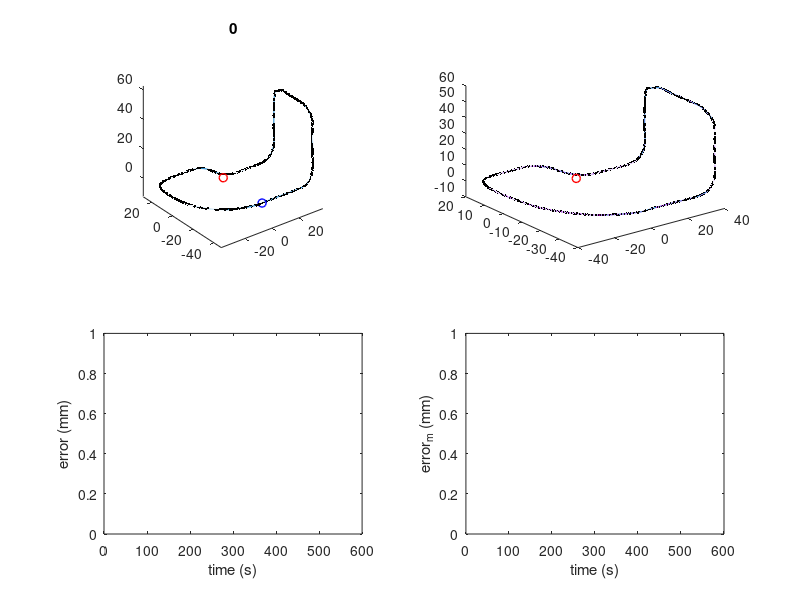

Write the MATLAB code that produced this figure. (Note: this script raises an error after producing the figure.)

% TODO: Loop condition is bad
% only update control points 1x per iteration.

%Z,X,Y
wp = [-37.5000000000000,0,0;-36.5050000000000,0,-8.58000000000000;-32.7890000000000,0,-18.1900000000000;-28.8600000000000,0,-23.9300000000000;-21.7250000000000,0,-30.5660000000000;-12.4100000000000,0,-35.3800000000000;0,0,-37.5000000000000;8.75000000000000,0,-37.5000000000000;11.3200000000000,0,-37.1630000000000;14.9000000000000,0,-35.3800000000000;17.7280000000000,0,-31.9040000000000;18.7500000000000,0,-25.6980000000000;18.7500000000000,0,-18.7500000000000;18.7500000000000,0,-14.0150000000000;18.2850000000000,0,-6.98600000000000;13.4390000000000,0,-1.16800000000000;6.55000000000000,0,0.614000000000000;1.27000000000000,0,5.12200000000000;0,0,12.1430000000000;0,0,23.7500000000000;0,0,27.5000000000000;0,0.874000000000000,31.5800000000000;0,3.80000000000000,35.3400000000000;0,10,37.5000000000000;0,19,37.5000000000000;0,28.8000000000000,37.5000000000000;-0.548000000000000,43.2660000000000,37.5000000000000;-2.92900000000000,47.0710000000000,37.5000000000000;-7.15000000000000,49.5800000000000,37.5000000000000;-11.8160000000000,50,37.5000000000000;-19.6000000000000,50,37.5000000000000;-27.5000000000000,50,37.5000000000000;-31.3200000000000,49.2400000000000,37.5000000000000;-35.4800000000000,46.0270000000000,37.5000000000000;-37.2850000000000,42.0610000000000,37.5000000000000;-37.5000000000000,36.3700000000000,37.5000000000000;-37.5000000000000,19.7500000000000,37.5000000000000;-37.5000000000000,10,37.5000000000000;-37.5000000000000,3.80000000000000,35.3490000000000;-37.5000000000000,0.516000000000000,30.6700000000000;-37.5000000000000,0,20.7190000000000;-37.5000000000000,0,7.89000000000000];
wp = [wp(:,3),wp(:,1),wp(:,2)];
wp(end,:) = wp(1,:); %loop the trajectory
smallnumber = .02;  % make this smaller to get more waypoints
w2o = interp1(1:numel(wp(:,1)),wp,1:smallnumber:numel(wp(:,1)),'spline');

% This while loop evenly spaces the points along the trajectory
w2 = w2o(1:2,:);
c1 = 2;
c2 = 1;
u = [0 0 0];
spacingDist = 0.5; % in mm.  Make smaller to get more points
var = 0.5;
% length = 0;
% for i = 2: size(w2o,1)
%     length = length + norm( w2o(i,:)- w2o(i-1,:) );
% end
% display(length)
% return

while c1< size(w2o,1)
    if norm( w2(c2,:)- w2o(c1,:) ) > spacingDist
        c2=c2+1;
        w2(c2,:) = w2o(c1,:);
    end
    c1=c1+1;
end
w2(c2+1,:)  =  w2(1,:);

% avoid the repeat of the last node
wp = w2(1:end-1,:);
w2ILC = wp;


% model: gravity pulls on our 2nd order system.
x0 = [0,0,0,0,0,0]';  %inital conditions: [x,y,z,vx,vy,vz]

iters = 30000; %control steps
X = repmat(x0, 1,iters); % state

mg = 30; %mm/s^2
Dt = 0.02; %seconds
Kp = 1;
Kd = 0;
Ki = 0;
Drag = 0.9;
Speed  = 100; %mm/s
%learningRate = 0.25;

%%%%%%%%%%%%%% PLOTTING
figure(1);clf
subplot(2,2,1);
plot3(w2(:,1),w2(:,2),w2(:,3),'linewidth',.1 );
hold on
plot3(wp(:,1),wp(:,2),wp(:,3),'.k' );

% ANIMATE
hrpath = plot3(X(1,1),X(2,1),X(3,1),'r','linewidth',1);
hrobot = plot3(X(1,1),X(2,1),X(3,1),'ro','linewidth',1);
hnear = plot3(wp(1,1),wp(1,2),wp(1,3),'bo','linewidth',1);

% hILC = plot3(w2ILC(:,1),w2ILC(:,2),w2ILC(:,3),'m','linewidth',.2 );
axis equal
htit = title('0');
error_p = [0 0 0]';
error_c = [0 0 0]';
error_d = NaN;
error_direct = zeros(size(wp,1),3);
p2c_list = NaN.*ones(size(wp,1),iters,3);
error = NaN*ones(iters,1);
error_h = NaN*ones(iters,1);
error_list = NaN*ones(size(wp,1),100);
error_ind = ones(size(wp,1),1);
subplot(2,2,2);
plot3(w2(:,1),w2(:,2),w2(:,3),'linewidth',.1 );
hold on
plot3(wp(:,1),wp(:,2),wp(:,3),'.k' );
hILC = plot3(w2ILC(:,1),w2ILC(:,2),w2ILC(:,3),'m','linewidth',.5 );
hrpath1 = plot3(X(1,1),X(2,1),X(3,1),'r','linewidth',1);
hrobot1 = plot3(X(1,1),X(2,1),X(3,1),'ro','linewidth',1);
hdirect = quiver3(X(1,1),X(2,1),X(3,1), u(1), u(2), u(3));


subplot(2,2,3);
herr = plot(Dt*(1:iters),error,'linewidth',1);
xlabel('time (s)');ylabel('error (mm)');

subplot(2,2,4);
herr_h = plot(Dt*(1:iters),error_h,'linewidth',1);
xlabel('time (s)');ylabel('error_m (mm)');


%%%%%%%%%%%%%% END PLOTTING
learningRate = 1;
rangeInfluence = 10;

errInt = [0;0;0];
for i = 1: iters-1
    % determine closest point on trajectory
    [cp,ind]  = closestPt(wp, X(1:3,i));
    %ILC part: change the wp values via a smooth bump to the values.
    p2c_vector = wp(ind,:)-X(1:3,i)';
    p2c_list(ind, error_ind(ind,1), :) = p2c_vector;

    error(i) = norm( cp - X(1:3,i));
    error_c = error(i);
    error_list(ind,error_ind(ind,1)) = error(i);
    if ind == 360
        disp(error_c)
        disp([p2c_list(350,error_ind(ind,1),1); p2c_list(350,error_ind(ind,1),2); p2c_list(350,error_ind(ind,1),3)]')
    end
    error_ind(ind)= error_ind(ind)+1; 
    %rangeInfluence = round(rangeInfluence*tanh(error(i)));
    if i<=1000
        error_m = mean(error(1:i));
    else
       error_m = mean(error(i-999:i)); 
    end
    error_h(i) = error_m;
    cp = w2ILC(ind,:)';
 
%     inds = ind-rangeInfluence:ind+rangeInfluence;
%     scales = 1/(sqrt(2*pi*var)) * exp(-(inds-ind).^2./(2*var^2));
%     %uniform
%     scales = scales / sum(scales);
%     scales = 1-abs(-rangeInfluence:0)/rangeInfluence;
%     indILC = inds;
%     indILC(indILC<1) = size(wp,1)+ indILC(indILC<1);
%     indILC(indILC>size(wp,1)) = indILC(indILC>size(wp,1)) - size(wp,1);
    %indILC
    T = (iters-i)/iters;
    
    error_cpt = error_list(ind,~isnan(error_list(ind,:))); %closest point error history
    if length(error_cpt) >1
    error_d = error_cpt(end-1)-error_cpt(end); %error deriviative
    end
%     disp(error_d)
    if (error_ind(ind)-1) ==1
        learningRate_entro = 0.5;
%     elseif error_d<0
%         learningRate_direct =1tanh(error_d);
    else
        learningRate_entro = tanh(error_d);
    end
    learningRate = 2*exp(-error_m/T); %simulated annealing
    %w2ILC(ind,:) = w2ILC(ind,:) + learningRate.*(wp(ind,:)-X(1:3,i)');
%     error_direct(ind,:) = abs(learningRate_direct).*(error_direct(ind,:)+(1-abs(learningRate_direct)).*(p2c_vector/norm(p2c_vector)))/norm(abs(learningRate_direct).*error_direct(ind,:)+(1-abs(learningRate_direct)).*(p2c_vector/norm(p2c_vector)));
    w2ILC(ind,:) = w2ILC(ind,:) + abs(learningRate_entro).*learningRate.*p2c_vector;

   
  % comment to turn off ILC
  
    % look ahead
    ind = ind+ 1;
    if ind>size(wp,1)
        ind = ind-size(wp,1);
    end
    
    if ind == 539
        wpDiff = w2ILC(1,:)'-w2ILC(ind,:)';
    else
        wpDiff = w2ILC(ind+1,:)'-w2ILC(ind,:)'; %direction between waypoints
    end
    
    errInt = errInt+ (cp - X(1:3,i)); %integral term
    
    % deriv term
    if i ==1
        vel = [0;0;0];
    else
        vel = X(1:3,i)-X(1:3,i-1);
    end
    control_cl = Kp*(cp - X(1:3,i)) + Ki*errInt - Kd*vel;
    control =  control_cl  + 2.*wpDiff/norm(wpDiff);
    % controller steers the thrust (only controls the orientation)
    disp(control/norm(control))
    u = Speed*control/norm(control);
    
    
    
    X(:,i+1) = [ ...
        X(1,i) + Drag*Dt*X(4,i) + 1/2*Dt*Dt*u(1);
        X(2,i) + Drag*Dt*X(5,i) + 1/2*Dt*Dt*u(2);
        X(3,i) + Drag*Dt*X(6,i) + 1/2*Dt*Dt*(u(3)-mg);
        Drag*X(4,i) + Dt*u(1);
        Drag*X(5,i) + Dt*u(2);
        Drag*X(6,i) + Dt*(u(3)-mg)];

    %update
    if mod(i,20) ==0
        set( hdirect,  'Xdata', X(1,i),'Ydata',X(2,i),'Zdata',X(3,i),'Udata',0.2*u(1),'Vdata',0.2*u(2),'Wdata',0.2*u(3));
        set( hrpath,  'Xdata', X(1,1:i),'Ydata',X(2,1:i),'Zdata',X(3,1:i));
        set( hrobot, 'Xdata',X(1,i),'Ydata',X(2,i),'Zdata',X(3,i));
        set( hrpath1,  'Xdata', X(1,1:i),'Ydata',X(2,1:i),'Zdata',X(3,1:i));
        set( hrobot1, 'Xdata',X(1,i),'Ydata',X(2,i),'Zdata',X(3,i));
        set( hnear, 'Xdata',wp(ind,1),'Ydata',wp(ind,2),'Zdata',wp(ind,3));
        set( hILC, 'Xdata',[w2ILC(:,1);w2ILC(1,1)],'Ydata',[w2ILC(:,2);w2ILC(1,2)],'Zdata',[w2ILC(:,3);w2ILC(1,3)] );
        set(htit,'String',num2str(i));
        set(herr,'Ydata',error);
        set(herr_h,'Ydata',error_h);
        drawnow
    end
% pause(0.005)
end





function [cp,ind] = closestPt(arr,pt) % pick the closest point in arr to py
[~,ind] = min( sum( (arr - repmat(pt',size(arr,1),1)).^2,2));
cp = arr(ind,:)';
end




